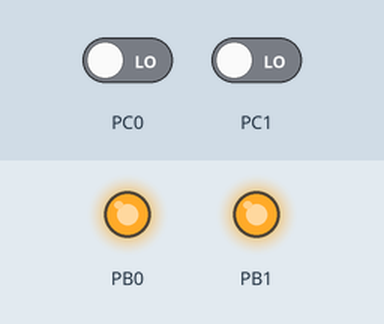
Recording of a program running on a simulated ATmega328P, built with avr-gcc and emulated at 8 MHz. Shown: output pins drawn as LEDs (lit = HIGH). Inputs (shaded band) come from the test bench; at power-on: PC0 LOW, PC1 LOW.

Above: at 1.2 s.
1.3 s: PC0 driven HIGH
At 2.5 s:
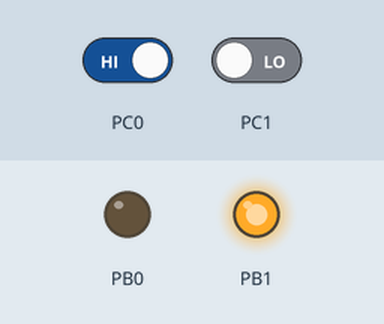
2.8 s: PC1 driven HIGH
At 3.7 s:
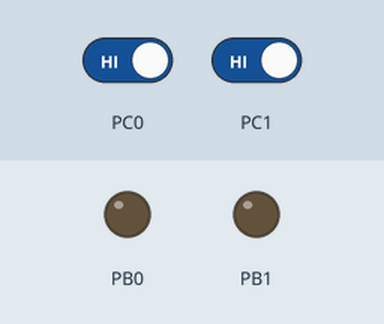
4.3 s: PC0 driven LOW
At 4.9 s:
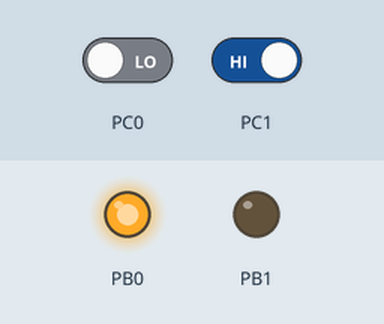
5.8 s: PC1 driven LOW
At 7.2 s:
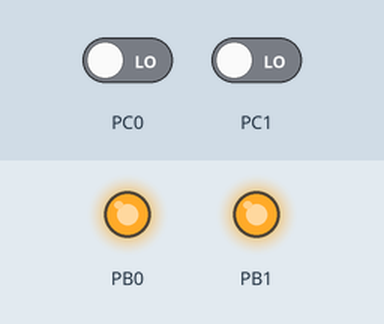
Timing chart, 0 to 8.3 s (numbered marks = the images above; inputs shaded):
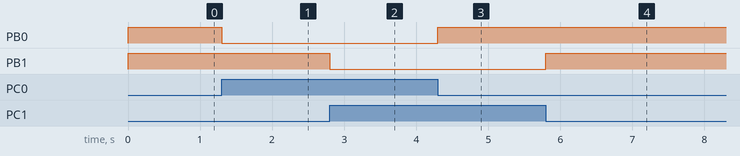

Measured:
- after the input at 1.3 s, PB0: HIGH → LOW at once
- after the input at 2.8 s, PB1: HIGH → LOW at once
- after the input at 4.3 s, PB0: LOW → HIGH at once
- after the input at 5.8 s, PB1: LOW → HIGH at once

The program:

main.c
```c
/*
 * detecobjetos.c
 *
 * Created: 31/01/2022 4:40:01 p. m.
 * Author : Jhonier Vargas
 */

#include <avr/io.h>
#define F_CPU 8000000L
#include <util/delay.h>
#include "do_mods.h"

int main(void)

{
    unsigned char Ofrente = 0x01; //mascara para la detección de un objeto al frente del robot.
	unsigned char Olateral = 0x02; //mascara para la detección de un objeto al lado del robot.

	DDRC &= ~(1<<0) & ~(1<<1); // Configura el puerto C0 y C1 como entradas
	DDRB |= (1<<0) | (1<<1); // Configura el puerto B0 Y B1 como salidas

    while (1)
    {
		if( ObjetoAlFrente(Ofrente) && ObjetoAlLado(Olateral) ){
			PORTB = (1 << 0) | ( 1 << 1);
		}
		else if ( ObjetoAlFrente(Ofrente) && !ObjetoAlLado(Olateral) ){
			PORTB |= ( 1 << 0 );
			PORTB &= ~( 1 << 1 );
		}
		else if ( !ObjetoAlFrente(Ofrente) && ObjetoAlLado(Olateral) ){
			PORTB &= ~( 1 << 0 );
			PORTB |=  ( 1 << 1 );
		}
		else{
			PORTB &= ~( 1 << 0 ) & ~( 1 << 1 );
		}
	}
	return 1;
}
```

do_mods.c
```c
/*
 * do_mods.c
 *
 * Created: 31/01/2022 5:08:44 p. m.
 *  Author: Jhonier Vargas
 */
#include <avr/io.h>
#include "do_mods.h"

int ObjetoAlFrente(unsigned char ofrente)
{
	if (PINC & ofrente)
		return 0;
	else
		return 1;
}

/////////////////////////////////////////////////////////////////////////////////////////////////////////
int ObjetoAlLado(unsigned char olado)
{
	if (PINC & olado)
		return 0;
	else
		return 1;
}
```

do_mods.h
```c
/*
 * do_mods.h
 *
 * Created: 31/01/2022 5:08:24 p. m.
 *  Author: Jhonier Vargas
 */


int ObjetoAlFrente(unsigned char ofrente);
int ObjetoAlLado(unsigned char olado);
```
